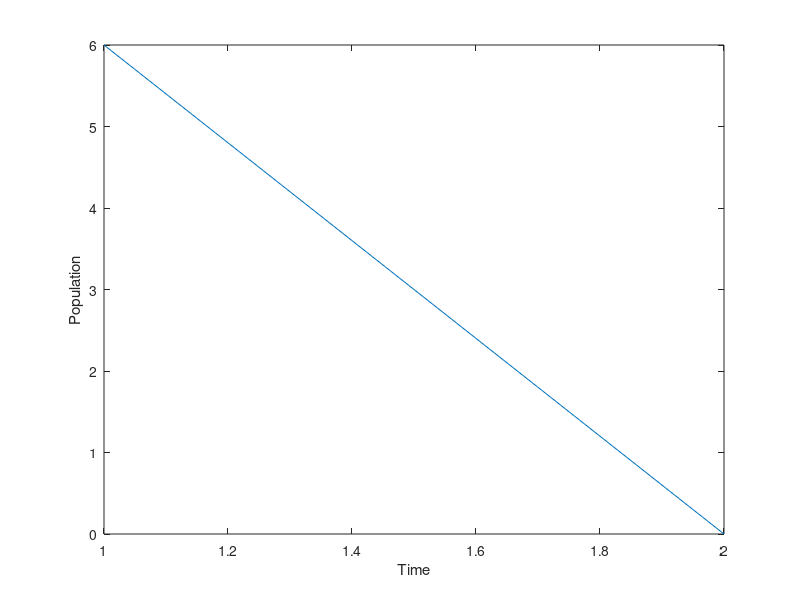

Reproduce this figure in MATLAB.
clear all; close all;

% Params
n = 3;
a = 5;
u = 1;
mu = 500;
p = 0.0002;

% Constants
T = 1000;

% Initialize data
S = zeros(6, T); % Species at time t
S(1:end, 1) =  1;
R = zeros(n, 1); % Metabolites
N = zeros(T, 1); % Total number of species at time t

% Step in time
for t = 1:T
    N(t) = sum(S(:, t));
    if (N(t) == 0)
        break;
    end
    % Generate a time interval
    dt = exprnd(1/N(t), N(t), 1);
    
    % Inflow of metabolites
    R(u) = R(u) + mu*dt(u);
    
    for k = 1:N(t)
        % Select one individual
        s = randsample(1:length(S(:, t)), 1, 1, S(:, t));

        % Calculating chosen organisms species (the ugly way);
        c = 0;
        for ii = 1:n
            for jj = ii:n
                if (c < s)
                    c = c + 1;
                    i = ii;
                    j = jj;
                else
                    jj = n;
                    ii = n;
                end
            end
        end
        % Reproduce
        if (i == j)
            q = (R(i)./(a + R(i))).*((R(i) - 1)./(a + R(i) - 1));
        else
            q = (R(i)./(a + R(i))).*(R(j)./(a + R(j)));
        end
        
        % If reproduction else death
        m = 0;
        while (m ~= s)
            m = randi(length(S(:, 1)));
        end
        
        if (rand < q)
            % Mutate
            if (rand >= p)
                m = s;
            end
            
            % Update
            if ((i+j) < (n+1))
                S(m, t+1) = S(m, t) + 1;
                %                 R(i) = R(i+j) + 1;
                R(i+j) = R(i+j) + 1;
            elseif ((i+j) == (n+1))
                S(m, t+1) = S(m, t) + 1;
                R(1) = R(1) + 1;
            else
                S(m, t+1) = S(m, t) + 1;
                %                 R(1) = R(1) + 1;
                %                 R(mod((i+j), (n+1))) = R(mod((i+j), (n+1))) + 1;
                R(1 + mod(i+j, n+1)) = R(1 + mod(i+j, n+1)) + 1;
            end
            
            % Metabolites consumed during reproduction
            R(i) = R(i) - 1;
            R(j) = R(j) - 1;
        else
            % Individual dies
            S(s, t+1) = S(s, t) - 1;
        end 
    end
end
N(t) = sum(S(:, t));

% Plot population
figure()
plot(1:t, N(1:t));
xlabel('Time')
ylabel('Population')